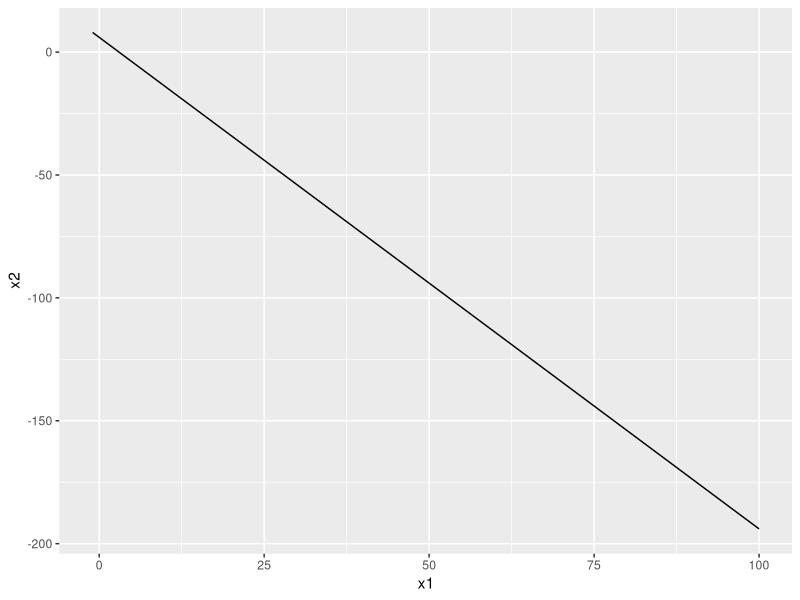

R code for this plot:
## ---- chunk 1
knitr::opts_chunk$set(echo = TRUE)
library(ggplot2)
## ---- chunk 2
# Restricción 1
R1 = function(x1) 6 - 2*x1
#Restricción 2
R2 = function(x1) 3-x1/3

#Para graficar necesitamos varias observaciones de x1 en un DataFrame
x1 = seq(-1,100, length.out=100) #length.out indica el número de valores

# Creamos el DataFrame
#Una variable "x1" con los valores del vector anterior
datos = data.frame(x1=x1, x2=R1(x1), x2.2=R2(x1))

p = ggplot(data=datos, aes(x=x1)) + geom_line(aes(y=x2))

p
